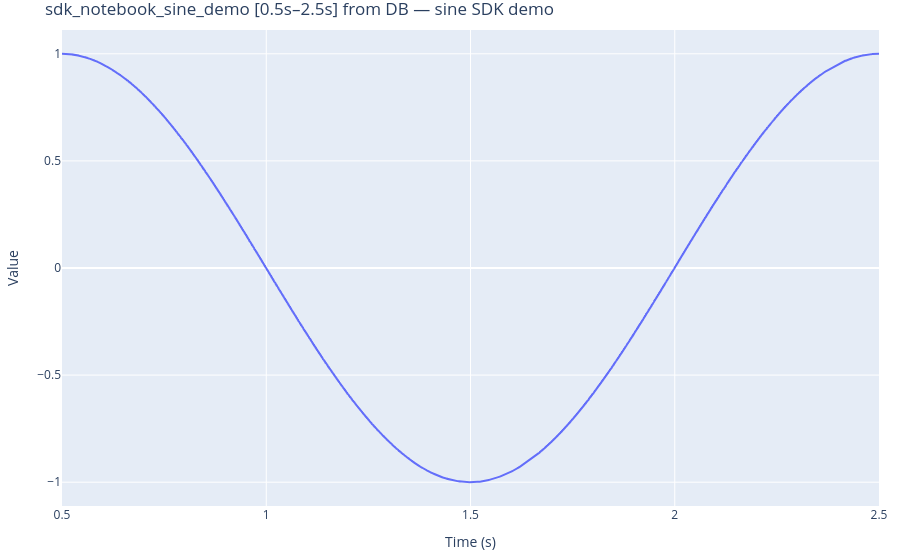

The notebook cell this image was saved under:
### Code cell
fig = go.Figure(window.to_plotly())
fig.update_layout(
    title=f"{TS_NAME} [{QUERY_START_S}s–{QUERY_END_S}s] from DB — sine SDK demo"
)
fig.show()

### Figure 1 — Plotly figure (JSON) as saved in the notebook; plotly's stock layout.template omitted (floating-point values rounded to 4 significant figures; data arrays with more than 128 entries replaced by an {"elided": "..."} marker saying what was removed)
{"data": [{"mode": "lines", "name": "sine", "type": "scatter", "x": {"elided": "33350 float values"}, "y": {"elided": "33350 float values"}}], "layout": {"margin": {"b": 40, "l": 50, "r": 20, "t": 30}, "showlegend": false, "title": {"text": "sdk_notebook_sine_demo [0.5s–2.5s] from DB — sine SDK demo"}, "xaxis": {"title": {"text": "Time (s)"}}, "yaxis": {"title": {"text": "Value"}}}}
